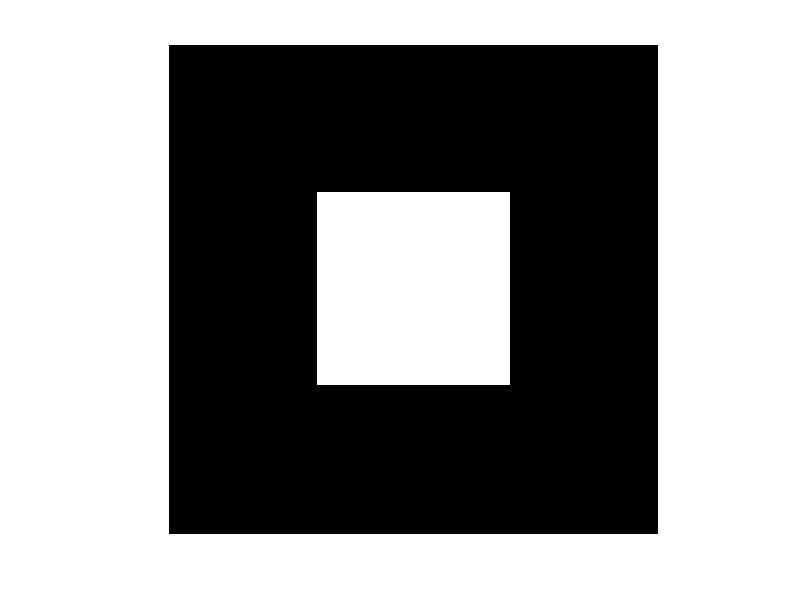
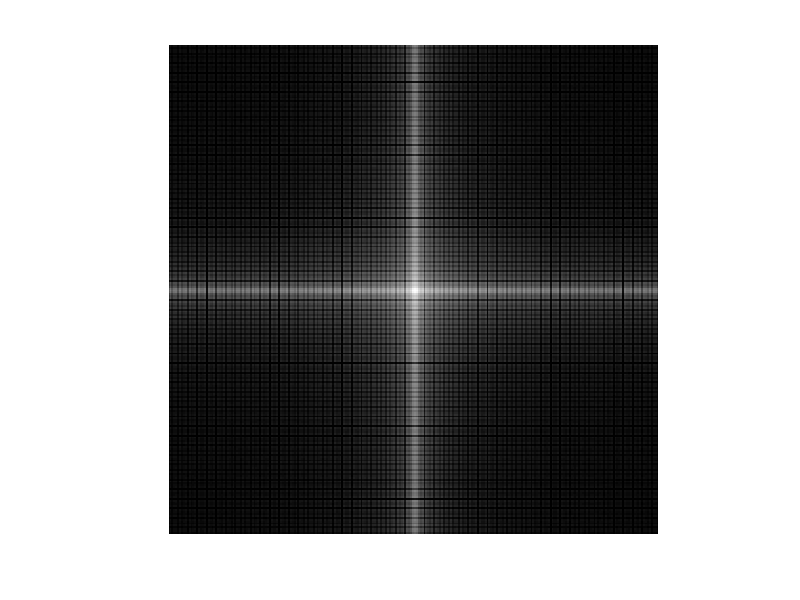
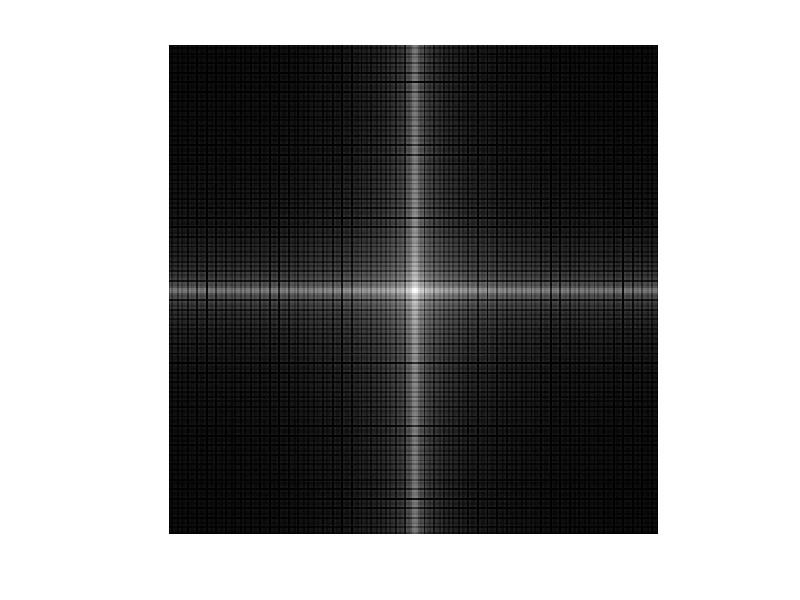
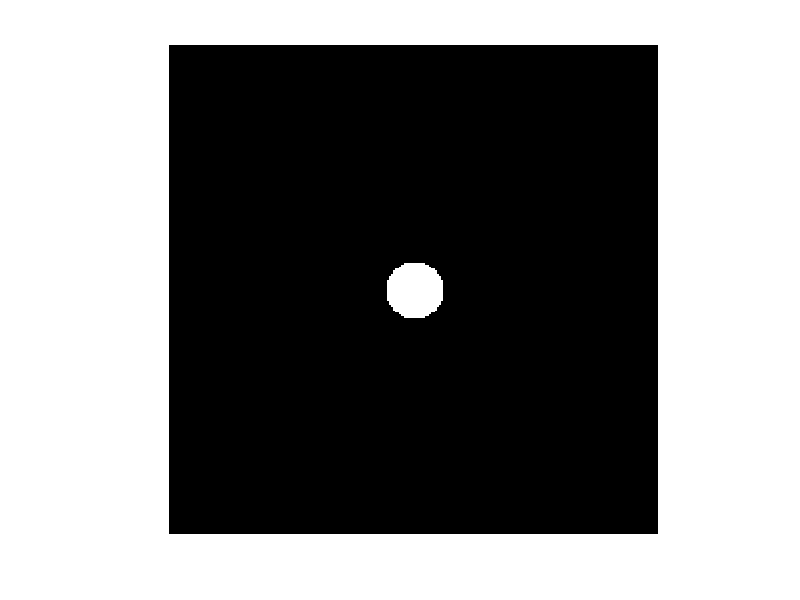

Reproduce these figures in MATLAB, in order. (Note: this script raises an error after producing the figures.)
% 1
a = fft([2, 3, 4, 5]);
b = fft([2, -3, 4, -5]);
c = fft([-9, -8, -7, -6]);

% 2
inva = ifft([14 +  0i,   -2 +  2i,   -2 +  0i,   -2 -  2i]);
invb = ifft([-2 +  0i,   -2 -  2i,   14 +  0i,   -2 +  2i]);
invc = ifft([-30 +  0i,   -2 +  2i,   -2 +  0i,   -2 -  2i]);

% 3
mat = [4, 5, -9, -5; 3, -7, 1, 2; 6, -1, -6, 1; 3, -1, 7, -5];
dft_mat = fft(mat, [], 2);

test = [2, 3, 4, 5; 2, -3, 4, -5; -9, -8, -7, -6];

% Learn1
a = ones(8);
F = fft2(a);
% shift DC component to the center
SF = fftshift(F);

% Learn2
a = zeros(256, 256);
a(78:178, 78:178) = 1;
figure, imshow(a);
af = fft2(a);
af = fftshift(af);
% Since F(u, v) are complex we can't view them directly. To display magnitude:
af1 = log(1+abs(af));
fn = max(af1(:));
figure, imshow(im2uint8(af1/fn));
figure, imshow(mat2gray(af1));

% Learn3
[x, y] = meshgrid(-128:127, -128:127);
z = sqrt(x.^2+y.^2);
c = (z<15);
figure, imshow(c);

cf = fftshift(fft2(c));
cf1 = log(1+abs(cf));
m = max(cf1(:));
figure, imshow(im2uint8(cf1/m));

b = 1./(1+(z./15).^2);
figure, imshow(b)

cf = fftshift(fft2(b));
cf1 = log(1+abs(cf));
m = max(cf1(:));
figure, imshow(im2uint8(cf1/m));

% Learn4
function [] = fftshow(f)
  f1 = log(1+abs(f));
  fm = max(f1(:));
  figure, imshow(im2uint8(f1/fm));
end

function [] = ifftshow(f)
  f1 = abs(f);
  fm = max(f1(:));
  figure, imshow(f1/fm);
end

a = imread('cameraman.tif');
af = fftshift(fft2(a));
figure, imshow(af);
fftshow(af);

[x, y] = meshgrid(-128:127, -128:127);
z = sqrt(x.^2+y.^2);
c = z<15;

af1 = af.*c;
fftshow(af1);
af1i = ifft2(af1);
ifftshow(af1i);

c=z<5;
af1 = af.*c;
fftshow(af1);
af1i = ifft2(af1);
ifftshow(af1i);

c=z<40;
af1 = af.*c;
fftshow(af1);
af1i = ifft2(af1);
ifftshow(af1i);

% Learn5
[x, y] = meshgrid(-128:127, -128:127);
z = sqrt(x.^2+y.^2);
c = z>15;
a = imread('cameraman.tif');
af = fftshift(fft2(a));
hp = af.*c;
fftshow(hp);
hpi = ifft2(hp);
ifftshow(hpi);

c = z>50;
a = imread('cameraman.tif');
af = fftshift(fft2(a));
hp = af.*c;
fftshow(hp);
hpi = ifft2(hp);
ifftshow(hpi);

% Learn6(Butterworth high pass filter)
% d = cut off frequency
% n = order
function [out] = butterhp(im, d, n)
  h = size(im, 1); % height
  w = size(im, 2); % width
  [x, y] = meshgrid(-floor(w/2):floor((w-1)/2), -floor(h/2):floor((h-1)/2));
  out = 1./(1.+(d./(x.^2+y.^2).^0.5).^(2*n));
end

a = imread('engineer.tiff');
hb = butterhp(a, 15, 1);
af = fftshift(fft2(a));
fftshow(af);
afhb = af.*hb;
fftshow(afhb)
afhbi = ifft2(afhb);
ifftshow(afhbi);

% Learn7(Butterworth low pass filter)
function [out] = butterlp(im, d, n)
  out = 1 - butterhp(im, d, n);
end

a = imread('cameraman.tif');
lp = butterlp(a, 15, 1);
af = fftshift(fft2(a));
fftshow(af);
aflp = af.*lp;
fftshow(aflp)
aflpi = ifft2(aflp);
ifftshow(aflpi);

% Learn8 (Gaussian Filtering - narrow low pass filter)
a = imread('cameraman.tif');
% size of the filter = size of image = 256
% standard deviation = 10
g = fspecial('gaussian', 256, 10);
max(g(:));
% as the value is small we apply this
g1 = mat2gray(g);
max(g1(:));
af = fftshift(fft2(a));
ag1 = af.*g1;
fftshow(ag1);
ag1i = ifft2(ag1);
ifftshow(ag1i);

% 4
en = imread('engineer.tif');
figure, imshow(mat2gray(en));
enf = fft2(en);
% shift DC component to the center
enf = fftshift(enf);
% Since F(u, v) are complex, we can't view them directly. So, we display them using this:
enf1 = log(1 + abs(enf));
fn = max(enf1(:));
figure, imshow(im2uint8(enf1/fn));

% 4a
function ideallp(im, D0)
  % Save the size of image in pixels 
  % h: no of rows (height of the image)
  % w: no of columns (width of the image)
  [h, w] = size(im);
  % Get Fourier Transform of image using fft2 (2D fast fourier transform)
  imf = fft2(im);
  % Assign cut-off frequency
  % D0 = 30;
  % Design a filter
  u = 0:(h-1);
  v = 0:(w-1);
  idx = find(u>h/2);
  idy = find(v>w/2);
  u(idx) = u(idx) - h;
  v(idy) = v(idy) - w;
  % Create 2D grid which contains the coordinates of vectors v and u.
  % Matrix V with each row is a copy of v, and matrix U is a copy of u.
  [x, y] = meshgrid(v, u);
  % Calculate Euclidean distance
  D = sqrt(x.^2 + y.^2);
  % Compare with the cut-off frequency and determine the filtering mask
  c = D <= D0;
  % Convolution between the Fourier Transformed image and the mask
  imf1 = imf.*c;
  imf1i = ifft2(imf1);
  ifftshow(imf1i);
end

function idealhp(im, D0)
  % Save the size of image in pixels 
  % h: no of rows (height of the image)
  % w: no of columns (width of the image)
  [h, w] = size(im);
  % Get Fourier Transform of image using fft2 (2D fast fourier transform)
  imf = fft2(im);
  % Assign cut-off frequency
  % D0 = 30;
  % Design a filter
  u = 0:(h-1);
  v = 0:(w-1);
  idx = find(u>h/2);
  idy = find(v>w/2);
  u(idx) = u(idx) - h;
  v(idy) = v(idy) - w;
  % Create 2D grid which contains the coordinates of vectors v and u.
  % Matrix V with each row is a copy of v, and matrix U is a copy of u.
  [x, y] = meshgrid(v, u);
  % Calculate Euclidean distance
  D = sqrt(x.^2 + y.^2);
  % Compare with the cut-off frequency and determine the filtering mask
  c = D >= D0;
  % Convolution between the Fourier Transformed image and the mask
  imf1 = imf.*c;
  imf1i = ifft2(imf1);
  ifftshow(imf1i);
end

im = imread('engineer.tif');
ideallp(im, 20);
idealhp(im, 20);

% 4b
% D0: cut-off frequency
% n: order
function butterhp(im, D0, n)
  [h, w] = size(im);
  [x, y] = meshgrid(-floor(w/2):floor((w-1)/2), -floor(h/2):floor((h-1)/2));
  bw = 1./(1.+(D0./(x.^2+y.^2).^0.5).^(2*n));
  imf = fftshift(fft2(im));
  imf1 = imf.*bw;
  imf1i = ifft2(imf1);
  ifftshow(imf1i);
end

im = imread('engineer.tif');
butterhp(im, 30, 1);

% 4c
function gaussianlp(im, D0)
  [h, w] = size(im);
  g = fspecial('gaussian', [h, w], D0);
  g1 = mat2gray(g);
  imf = fftshift(fft2(im));
  imf1 = imf.*g1;
  imf1i = ifft2(imf1);
  ifftshow(imf1i);
end

im = imread('engineer.tif');
gaussianlp(im, 10);